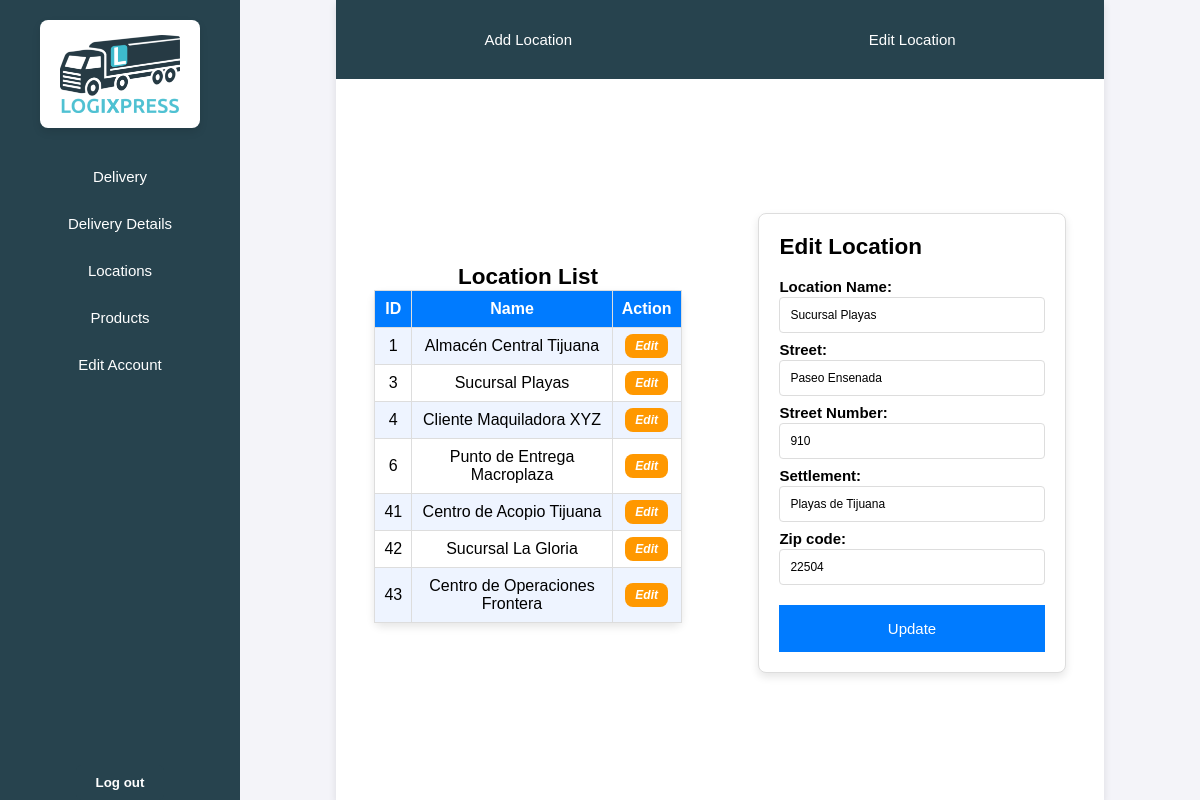
Screenshot of /menuCL.php?section=locations&tool=edit&location=3 (signed in) with the database file from the repository.
### tables this page shows
CREATE TABLE cliente_ubi (
    cliente INT,
    ubicacion INT,
    fechaRegistro DATE,
    PRIMARY KEY (cliente, ubicacion),
    FOREIGN KEY (cliente) REFERENCES cliente(num),
    FOREIGN KEY (ubicacion) REFERENCES ubicacion(num)
);

CREATE TABLE ubicacion (
    num INT AUTO_INCREMENT PRIMARY KEY,
    nombreUbicacion VARCHAR(100),
    nombreCalle VARCHAR(100),
    numCalle VARCHAR(50) NOT NULL,
    colonia VARCHAR(100) NOT NULL,
    codigoPostal VARCHAR(10) NOT NULL
);

### php/locations/vistaUbicaciones.php (the view, shortened to what this page needs)
<?php
function vistaUbicaciones($cliente) {
    global $db;
    $ubicacion = [];
    $queryUbicacion = "SELECT cu.ubicacion, u.nombreUbicacion, cu.fechaRegistro
            FROM ubicacion u
            INNER JOIN cliente_ubi cu ON cu.ubicacion = u.num
            WHERE cu.cliente = $cliente";
    $result = mysqli_query($db, $queryUbicacion);
    while ($row = mysqli_fetch_assoc($result)) {
        $ubicacion[] = $row;
    }
    ?>
    <section class="content-tools">
        <div class="tools">
            <div>
                <a class="tool-text" href="?section=locations&tool=add">Add Location</a>
            </div>
            <div>
                <a class="tool-text" href="?section=locations&tool=edit">Edit Location</a>
            </div>
        </div>
        <div class="information">
            <div class="general-info">
                <h2>Location List</h2>
                <table>
                    <tr>
                        <th>ID</th>
                        <th>Name</th>
                        <?php if (isset($_GET['tool']) && $_GET['tool'] === 'edit'): ?>
                            <th>Action</th>
                        <?php endif; ?>
                    </tr>
                    <?php foreach ($ubicacion as $row): ?>
                        <tr>
                            <td><?= htmlspecialchars($row['ubicacion']) ?></td>
                            <td><?= htmlspecialchars($row['nombreUbicacion']) ?></td>
                            <?php if (isset($_GET['tool']) && $_GET['tool'] === 'edit'): ?>
                                <td><a class="btn-ora" style='font-size:1.2rem;' href="?section=locations&tool=edit&location=<?= $row['ubicacion'] ?>">Edit</a></td>
                            <?php endif; ?>
                        </tr>
                    <?php endforeach; ?>
                </table>
            </div>
            <div class="info-locations">
                <?php if (isset($_GET['tool'])): ?>
                    <?php if ($_GET['tool'] === 'edit' && isset($_GET['location'])): ?>
                        <?php vistaFormularoProductos($_GET['location']); ?>
                    <?php elseif ($_GET['tool'] === 'add'): ?>
                        <?php vistaFormularioAgregarUbicacion(); ?>
                    <?php else: ?>
                        <p style="font-size:2rem;">Select a location to edit or add.</p>
                    <?php endif; ?>
                <?php else: ?>
                    <p style="font-size:2rem;">Select a location to edit or add.</p>
                <?php endif; ?>
            </div>
        </div>
    </section>
    <?php
}
function vistaFormularoProductos($ubicacion_id) {
    global $db;
    $queryUbicacion = "SELECT u.num, u.nombreUbicacion, u.nombreCalle, u.numCalle, u.colonia, u.codigoPostal
        FROM ubicacion u
        INNER JOIN cliente_ubi cu ON cu.ubicacion = u.num
        WHERE cu.ubicacion = '$ubicacion_id'";
    $resultUbicacion = mysqli_query($db, $queryUbicacion);
    $detalle = mysqli_fetch_assoc($resultUbicacion);
    ?>
    <div class="form">
        <h2>Edit Location</h2>
        <form action="" method="POST">
            <div class="form-group">
                <label for="nombreUbicacion">Location Name:</label>
                <input type="text" id="nombreUbicacion" name="nombreUbicacion" value="<?= htmlspecialchars($detalle['nombreUbicacion']) ?>" required>
            </div>
            <div class="form-group">
                <label for="nombreCalle">Street:</label>
                <input type="text" id="nombreCalle" name="nombreCalle" value="<?= htmlspecialchars($detalle['nombreCalle']) ?>" required>
            </div>
            <div class="form-group">
                <label for="numCalle">Street Number:</label>
                <input type="text" id="numCalle" name="numCalle" value="<?= htmlspecialchars($detalle['numCalle']) ?>" required>
            </div>
            <div class="form-group">
                <label for="colonia">Settlement:</label>
                <input type="text" id="colonia" name="colonia" value="<?= htmlspecialchars($detalle['colonia']) ?>" required>
            </div>
            <div class="form-group">
                <label for="codigoPostal">Zip code:</label>
                <input type="text" id="codigoPostal" name="codigoPostal" value="<?= htmlspecialchars($detalle['codigoPostal']) ?>" required>
            </div>
            <button type="submit" name="accion" value="updateLocation" class="btn-guardar">Update</button>
        </form>
    </div>
    <?php
}
    ?>

### css/menuBase.css (style rules this page uses)
html { font-size: 62.5%; height: 100vh; width: 100%; }
* { margin: 0; padding: 0; box-sizing: border-box; font-family: Arial, sans-serif; }
body { display: flex; height: 100vh; background-color: #f4f4f9; font-size: 1.5rem; }

### css/forms.css (style rules this page uses)
.form { width: 80%; display: flex; flex-direction: column; margin: auto; background-color: #ffffff; border: 1px solid #ddd; border-radius: 8px; box-shadow: 0 4px 8px rgba(0, 0, 0, 0.1); padding: 2rem; font-family: Arial, sans-serif; }
.form h2 { padding-bottom: 1rem; }
.form-group { display: flex; flex-direction: column; }
label { padding: 0.8rem 0.0rem 0.2rem 0rem; font-weight: bold; }
input, select { padding: 1rem; font-size: 1.2rem; border: 1px solid #ddd; border-radius: 4px; width: 100%; }
.btn-guardar { text-align: center; width: 100%; background-color: #007bff; color: white; font-size: 1.5rem; padding: 15px; margin-top: 2rem; border: none; }

### css/tables.css (style rules this page uses)
table { width: 80%; border-collapse: collapse; background-color: #ffffff; border: 1px solid #ddd; border-radius: 8px; box-shadow: 0 4px 8px rgba(0, 0, 0, 0.1); }
th, td { padding: 0.9rem; border: 0.01rem solid #ddd; text-align: center; }
th { background-color: #007bff; color: white; }
tr:nth-child(even) { background-color: #eef4ff; }
tr:nth-child(odd) { background-color: #ffffff; }
button { margin: 0; padding: 0; border: none; background: none; }
.btn-ora { color: rgb(255, 255, 255); background-color: #ff9800; padding: 0.5rem 1rem 0.5rem 1rem; text-decoration: none; font-weight: bold; font-style: italic; border-radius: 8px; cursor: pointer; transition: background-color 0.3s ease-in-out; }

### css/menuCL/vistaUbicacion.css (style rules this page uses)
.content-tools { display: flex; flex-direction: column; align-items: center; width: 80%; height: 100%; background-color: #ffffff; box-shadow: 0 4px 8px rgba(0, 0, 0, 0.1); }
.tools { width: 100%; height: 10%; display: flex; justify-content: space-around; align-items: center; background-color: #27434e; margin: 0% 0% 1% 0%; }
.information { width: 100%; height: 90%; display: flex; overflow: auto; padding: 1rem 0rem 1rem 0rem; }
.general-info { width: 50%; justify-content: center; display: flex; flex-direction: column; align-items: center; }
.info-locations { width: 50%; display: flex; flex-direction: column; align-items: center; justify-content: center; }
.tool-text { color: #ffffff; text-decoration: none; }

### rows the page displays
cliente_ubi: ubicacion "1", ubicacion.nombreUbicacion "Almacén Central Tijuana"
cliente_ubi: ubicacion "3", ubicacion.nombreUbicacion "Sucursal Playas"
cliente_ubi: ubicacion "4", ubicacion.nombreUbicacion "Cliente Maquiladora XYZ"
cliente_ubi: ubicacion "6", ubicacion.nombreUbicacion "Punto de Entrega Macroplaza"
cliente_ubi: ubicacion "41", ubicacion.nombreUbicacion "Centro de Acopio Tijuana"
cliente_ubi: ubicacion "42", ubicacion.nombreUbicacion "Sucursal La Gloria"
cliente_ubi: ubicacion "43", ubicacion.nombreUbicacion "Centro de Operaciones Frontera"
ubicacion: nombreUbicacion "Sucursal Playas", nombreCalle "Paseo Ensenada", numCalle "910", colonia "Playas de Tijuana", codigoPostal "22504"
